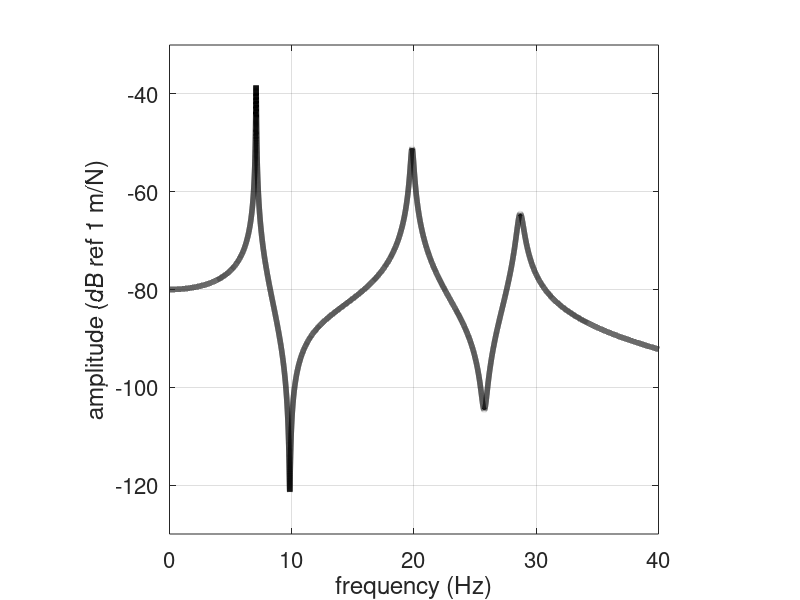
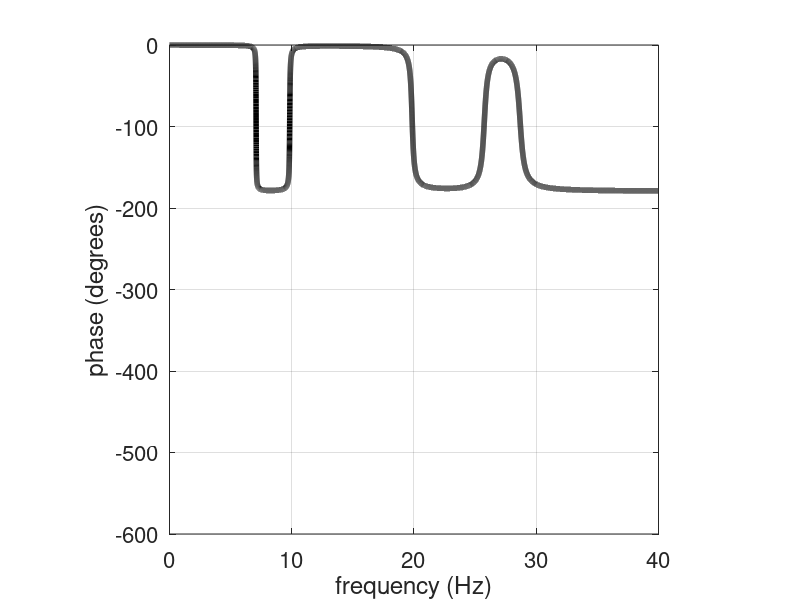
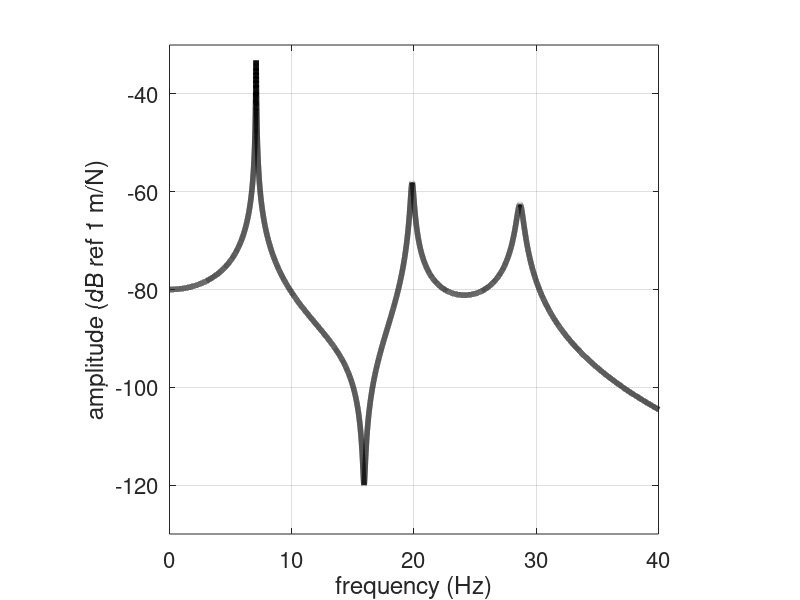
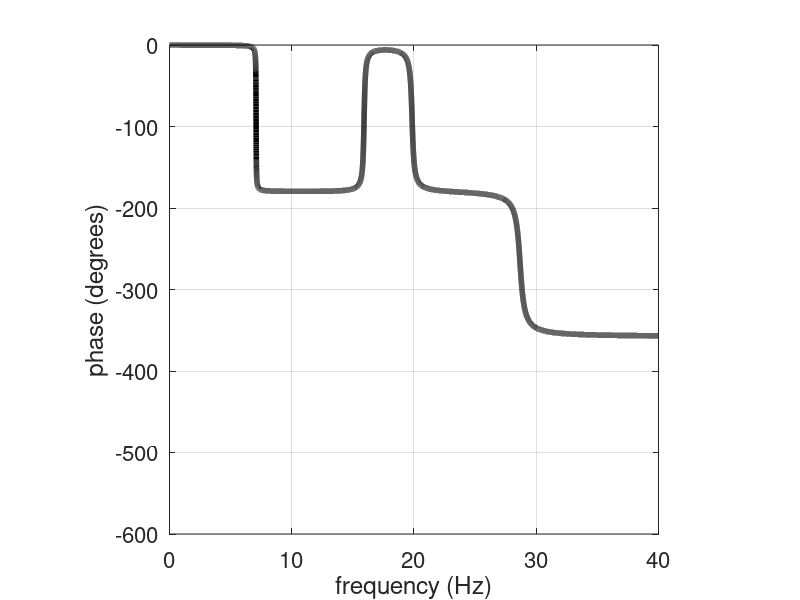

Recreate these plots in MATLAB, in order.
clear all

%% parameters
m1=1;m2=1;m3=1;                               % masses
k1=1e4;k2=1e4;k3=1e4;k4=0*5e3;                % stiffness
M=[m1 0 0; 0 m2 0; 0 0 m3];                   % mass matrix
K=[k1+k2 -k2 0; -k2 k2+k3 -k3; 0 -k3 k3+k4];  % stiffness matrix
C=1e-4*K;                                     % damping matrix

%% forced vibration
n=0;
for f=0:0.001:50                         % frequency vector
 w=2*pi*f;
 n=n+1;
 An=inv(K-w.^2*M+j*w*C);                 % calculate matrix of FRFs for each frequency
 An11(n)=An(1,1);                        % point receptance
 An21(n)=An(2,1);                        % transfer receptance
 An31(n)=An(3,1);                        % transfer receptance
end

f=0:0.001:50;
figure
plot(f,20*log10(abs(An11)),'k','linewidth',4)
axis square; grid; axis([0,40,-130,-30])
set(gca,'fontsize',16)
xlabel('frequency (Hz)');
ylabel('amplitude (dB ref 1 m/N)');

figure
plot(f,180/pi*unwrap(angle(An11)),'k','linewidth',4)
axis square; grid; axis([0,40,-600,0])
set(gca,'fontsize',16)
xlabel('frequency (Hz)');
ylabel('phase (degrees)');

figure
plot(f,20*log10(abs(An21)),'k','linewidth',4)
axis square; grid; axis([0,40,-130,-30])
set(gca,'fontsize',16)
xlabel('frequency (Hz)');
ylabel('amplitude (dB ref 1 m/N)');

figure
plot(f,180/pi*unwrap(angle(An21)),'k','linewidth',4)
axis square; grid; axis([0,40,-600,0])
set(gca,'fontsize',16)
xlabel('frequency (Hz)');
ylabel('phase (degrees)');

figure
plot(f,20*log10(abs(An31)),'k','linewidth',4)
axis square; grid; axis([0,40,-130,-30])
set(gca,'fontsize',16)
xlabel('frequency (Hz)');
ylabel('amplitude (dB ref 1 m/N)');

figure
plot(f,180/pi*unwrap(angle(An31)),'k','linewidth',4)
axis square; grid; axis([0,40,-600,0])
ylabel('phase (degrees)');
set(gca,'fontsize',16)
xlabel('frequency (Hz)');